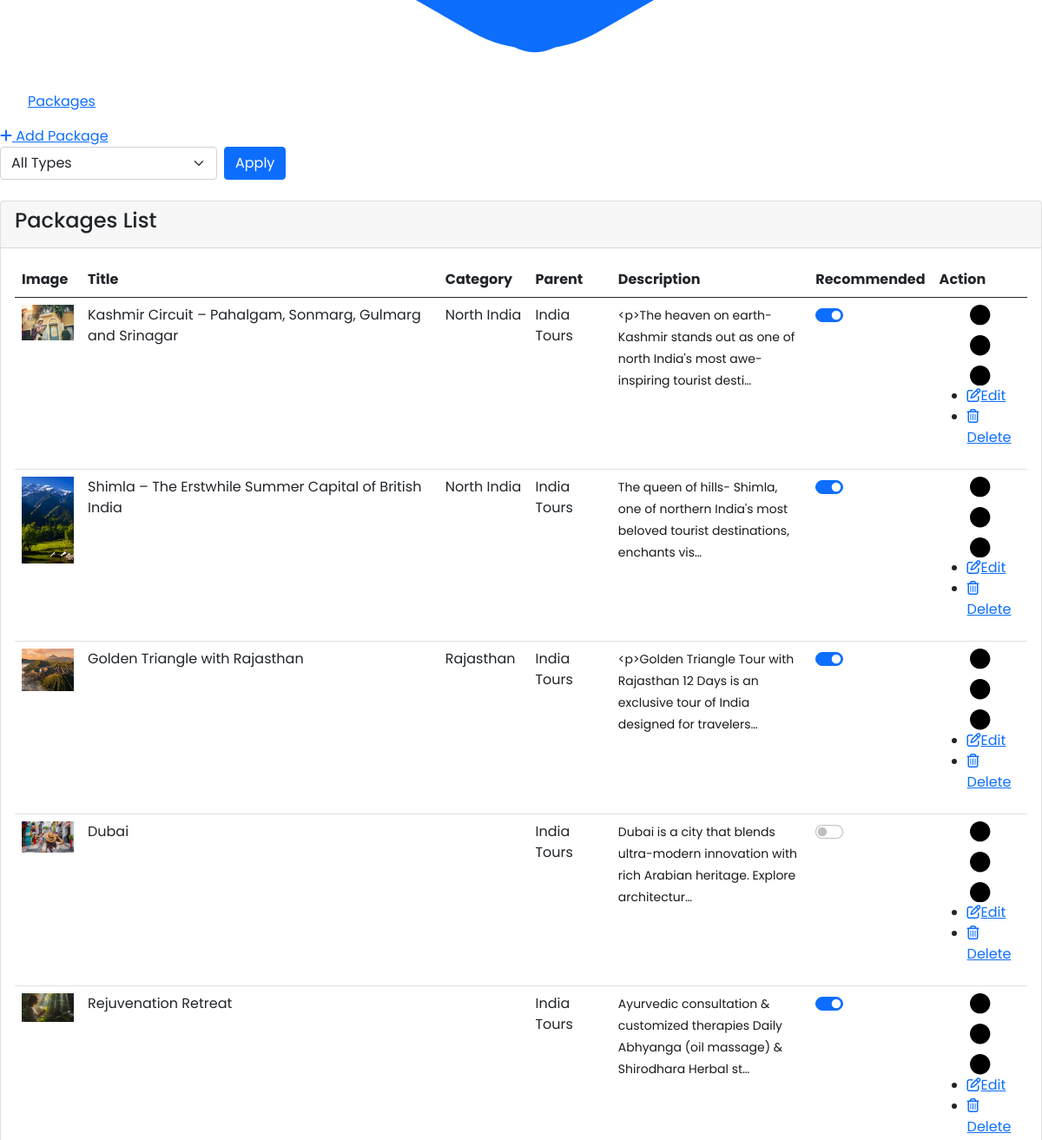
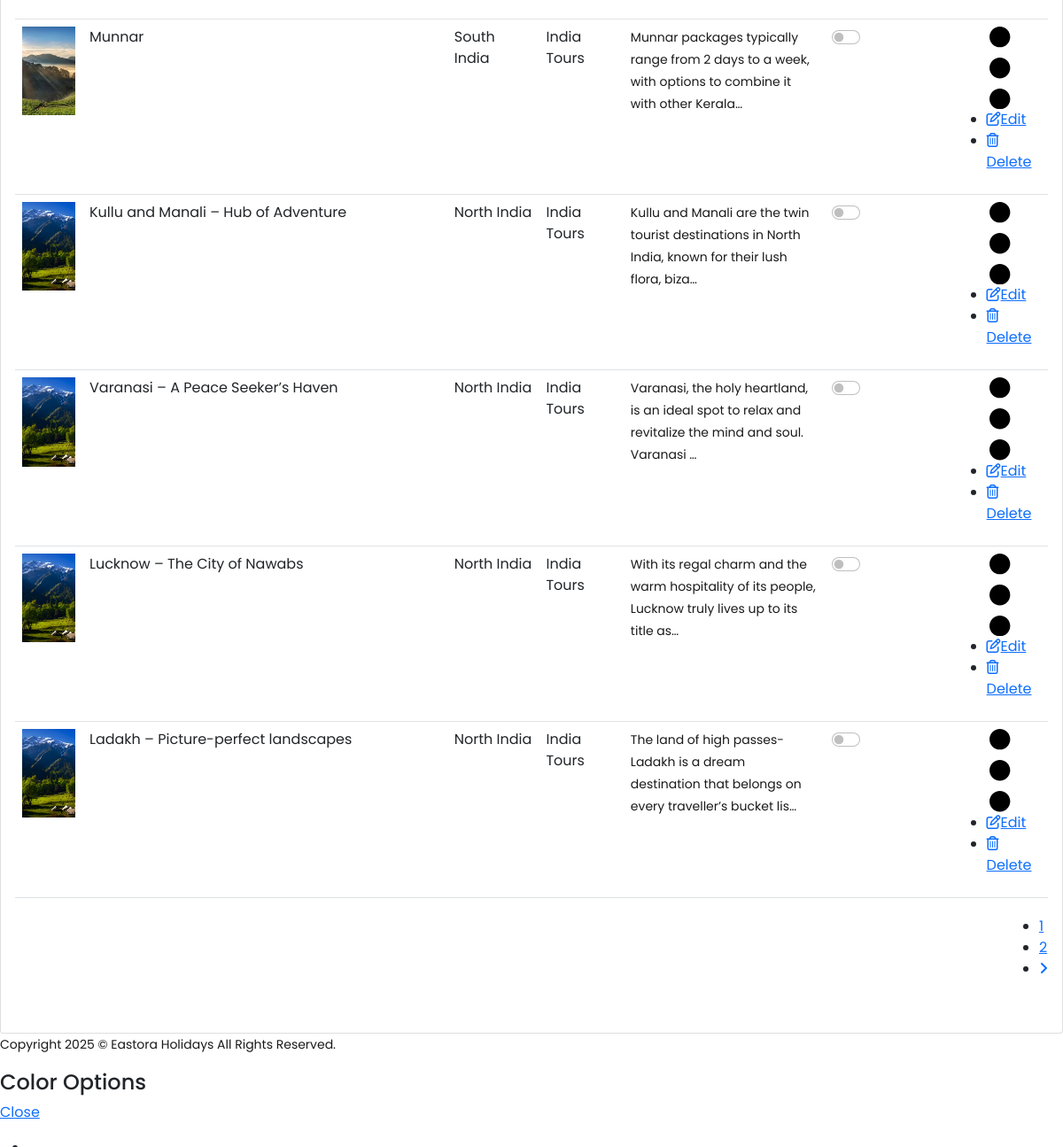
Page /adminpanel/tourpackages/ (signed in, lower part) on the earlier database version (2 pictures, top to bottom).
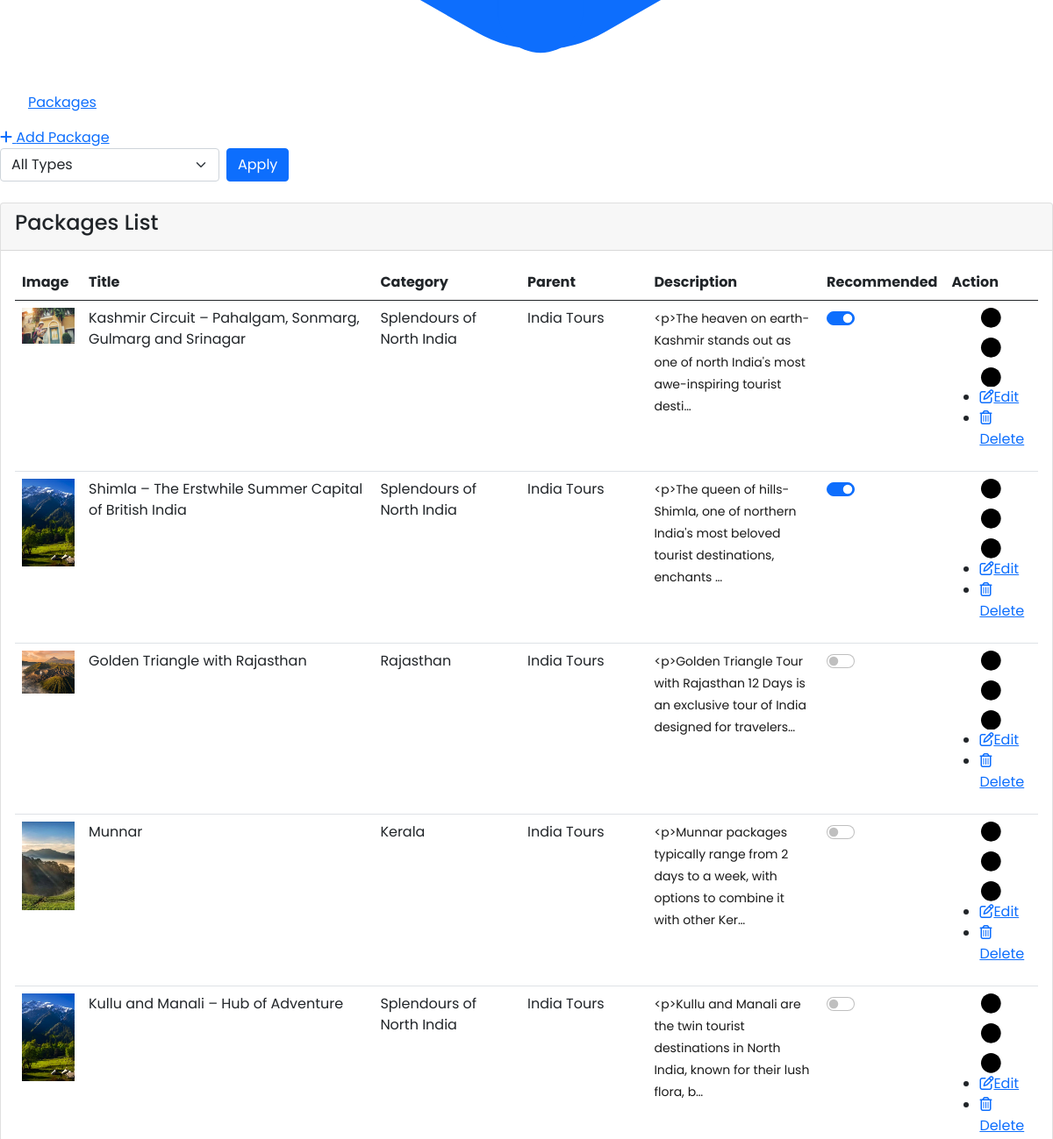
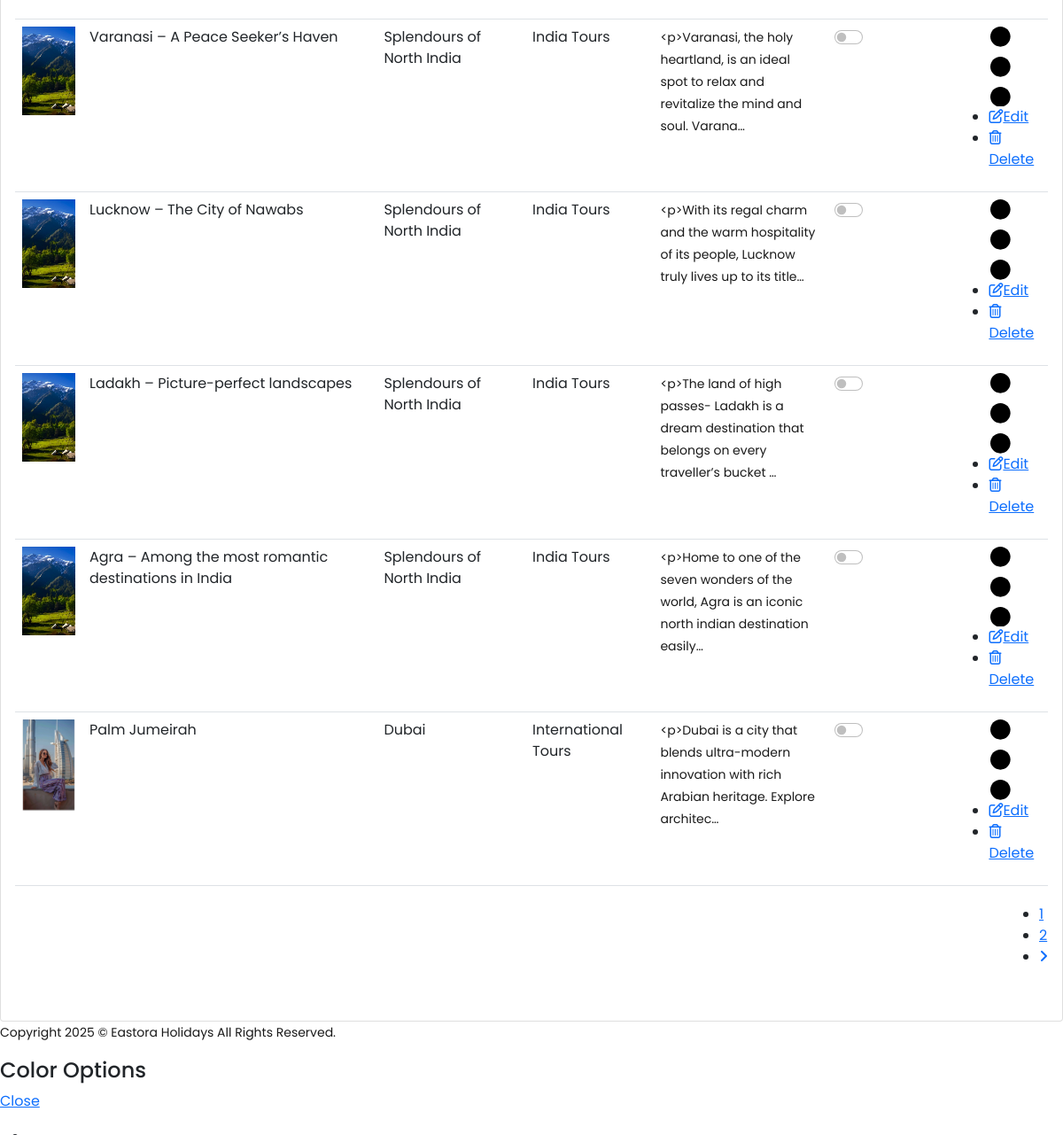
Same page on the later database version (2 pictures, top to bottom).
### booking/models.py (models this page shows, shortened)
class TourPackage(models.Model):
    PARENT_CHOICES = [
        ('india', 'India Tours'),
        ('international', 'International Tours'),
        ('ayurveda', 'Ayurveda & Wellness'),
        ('specials', 'Eastora Specials'),
    ]
    title = models.CharField(max_length=200)
    slug = models.SlugField(unique=True, blank=True, null=True)
    short_description = models.CharField(max_length=255, blank=True)
    description = models.TextField(blank=True, null=True)
    location = models.CharField(max_length=200, blank=True, null=True)
    price = models.DecimalField(max_digits=10, decimal_places=2, blank=True, null=True)
    days = models.IntegerField(blank=True, null=True)
    nights = models.IntegerField(blank=True, null=True)
    image_desktop = models.ImageField(upload_to='packages/desktop/', null=True, blank=True)
    image_mobile = models.ImageField(upload_to='packages/mobile/', null=True, blank=True)
    card_image = models.ImageField(upload_to='packages/cards/', null=True, blank=True)
    category = models.ForeignKey(Category, on_delete=models.CASCADE, null=True, blank=True, related_name='packages')
    is_featured = models.BooleanField(default=False)
    parent_choice = models.CharField(
        max_length=20,
        choices=PARENT_CHOICES,
        default='india',
        help_text="Top-level classification for the tour package"
    )

class Category(models.Model):
    PARENT_CHOICES = [
        ('india', 'India Tours'),
        ('international', 'International Tours'),
        ('ayurveda', 'Ayurveda & Wellness'),
        ('specials', 'Eastora Specials'),
    ]
    name = models.CharField(max_length=100)
    slug = models.SlugField(unique=True, blank=True)
    parent = models.ForeignKey(
        'self',
        null=True,
        blank=True,
        related_name='subcategories',
        on_delete=models.CASCADE
    )
    parent_choice = models.CharField(
        max_length=20,
        choices=PARENT_CHOICES,
        default='india',
        help_text="Top-level grouping for this category."
    )
    banner_image_desktop = models.ImageField(upload_to='category_banners/desktop/', null=True, blank=True)
    banner_image_mobile = models.ImageField(upload_to='category_banners/mobile/', null=True, blank=True)
    card_image = models.ImageField(upload_to='category_banners/cards/',null=True,blank=True,
        help_text="Image to be shown in category cards or grid views."
    )
    short_description = models.CharField(max_length=255, blank=True)
    long_description = models.TextField(blank=True)
    tittle_first = models.CharField(max_length=100, null=True, blank=True)
    tittle_second = models.CharField(max_length=100, null=True, blank=True)
    content_first = models.TextField(blank=True)
    content_second = models.TextField(blank=True)
    is_featured = models.BooleanField(default=False)

### adminpanel/views.py (the view)
# urls.py: path('tourpackages/', views.tourpackage_list, name='admin_tourpackage_list'),
@login_required(login_url='admin_login')
def tourpackage_list(request):
    items = TourPackage.objects.all()
    search_query = request.GET.get('search', '').strip()
    type_filter = request.GET.get('type', '')
    featured_filter = request.GET.get('featured', '')
    if search_query:
        items = items.filter(
            Q(title__icontains=search_query) |
            Q(description__icontains=search_query)
        )
    if type_filter:
        items = items.filter(parent_choice=type_filter)
    if featured_filter == 'true':
        items = items.filter(is_featured=True)
    elif featured_filter == 'false':
        items = items.filter(is_featured=False)
    paginator = Paginator(items, 10)  # 10 per page
    page_number = request.GET.get('page')
    page_obj = paginator.get_page(page_number)
    context = {
        'packages': page_obj,
        'search_query': search_query,
        'type_filter': type_filter,
        'featured_filter': featured_filter,
        'parent_choices': TourPackage.PARENT_CHOICES,  # if you have defined it in your model
    }
    return render(request, 'adminpanel/tourpackage_list.html', context)

### templates/adminpanel/tourpackage_list.html (shortened to what this page needs)
{% extends 'adminpanel/base.html' %}
{% load static %}
{% block content %}
<div class="row">
    <div class="colxl-12 col-lg-12 col-md-12 col-sm-12 col-12">
        <div class="page-title-wrapper">
            <div class="breadcrumb-list">
                <ul>
                    <li class="breadcrumb-link">
                        <a href="#"> <span class="icon-menu feather-icon">
                            </span></i>Packages</a>
                    </li>
                </ul>
            </div>
        </div>
        <div class="add-ctgry-btn">
            <a href="{% url 'admin_tourpackage_create' %}"><i class="fas fa-plus"></i> Add Package</a>
        </div>
    </div>
</div>
<div class="row">
    <div class="col-xl-12 col-lg-12 col-md-12 col-sm-12 col-12">
        <div class="row mb-4">
            <div class="col-md-6 d-flex align-items-center gap-2">
                <form method="get" class="d-flex gap-2 w-100">
                    <select name="type" class="form-select" style="max-width: 250px;">
                        <option value="">All Types</option>
                    </select>
                    <button type="submit" class="btn btn-primary">Apply</button>
                </form>
            </div>
        </div>
        <div class="card chart-card">
            <div class="card-header">
                <h4>Packages List</h4>
            </div>
            <div class="card-body pb-4">
                <div class="chart-holder">
                    <div class="table-responsive">
                        <table class="table table-styled mb-0">
                            <thead>
                                <tr>
                                    <th>Image</th>
                                    <th>Title</th>
                                    <th>Category</th>
                                    <th>Parent</th>
                                    <th>Description</th>
                                    <th>Recommended</th>
                                    <th>Action</th>
                                </tr>
                            </thead>
                            <tbody>
                                {% for pkg in packages %}
                                <tr>
                                    <td>
                                        <span class="img-thumb ">
                                            {% if pkg.card_image %}
                                            <img src="{{ pkg.card_image.url }}" alt="{{ pkg.title }}" width="60">
                                            {% else %}
                                            <img src="{% static 'admin/assets/images/hero-bg-1.webp' %}" alt="">
                                            {% endif %}
                                        </span>
                                    </td>
                                    <td>{{ pkg.title }} </td>
                                    <td>{{ pkg.category.name }}</td>
                                    <td>{{ pkg.get_parent_choice_display }}</td>
                                    <td>
                                        <p style="max-width: 250px;">{{ pkg.description|truncatechars:100 }}</p>
                                    </td>
                                    <td>
                                        <div class="form-check form-switch active-bnr">
                                            <input class="form-check-input toggle-featured" type="checkbox"
                                                data-id="{{ pkg.id }}" {% if pkg.is_featured %}checked{% endif %}>
                                        </div>
                                    </td>
                                    <td class="relative">
                                        <a class="action-btn " href="javascript:void(0); ">
                                        </a>
                                        <div class="action-option ">
                                            <ul>
                                                <li>
                                                    <a href="{% url 'admin_tourpackage_update' pkg.pk %} "><i
                                                            class="far fa-edit mr-2 "></i>Edit</a>
                                                </li>
                                                <li>
                                                    <a href="{% url 'admin_tourpackage_delete' pkg.pk %}"
                                                       onclick="return confirm('Are you sure you want to delete this package?');">
                                                        <i class="far fa-trash-alt mr-2"></i>Delete
                                                    </a>
                                                </li>
                                            </ul>
                                        </div>
                                    </td>
                                </tr>
                                {% endfor %}
                            </tbody>
                        </table>
                    </div>
                    <div class="mfh-pagination" style="float: right; margin: 20px 0">
                        {% if packages.has_other_pages %}
                            <ul>
                                {% for num in packages.paginator.page_range %}
                                    {% if packages.number == num %}
                                        <li class="active"><a href="#">{{ num }}</a></li>
                                    {% elif num > packages.number|add:'-3' and num < packages.number|add:'3' %}
                                        <li>
                                            <a href="?page={{ num }}">
                                                {{ num }}
                                            </a>
                                        </li>
                                    {% endif %}
                                {% endfor %}
                                {% if packages.has_next %}
                                    <li>
                                        <a href="?page={{ packages.next_page_number }}">
                                            <i class="fa fa-angle-right" aria-hidden="true"></i>
                                        </a>
                                    </li>
                                {% endif %}
                            </ul>
                        {% endif %}
                    </div>
                </div>
            </div>
        </div>
    </div>
</div>
{% endblock %}

### templates/adminpanel/base.html (shortened to what this page needs)
{% load static %}
<!DOCTYPE html>
<html lang="en">
<head>
    <link rel="stylesheet" type="text/css" href="{% static 'admin/assets/css/fonts.css' %}">
    <link rel="stylesheet" type="text/css" href="{% static 'admin/assets/css/bootstrap.min.css' %}">
    <link rel="stylesheet" type="text/css" href="{% static 'admin/assets/css/font-awesome.min.css' %}">
    <link rel="stylesheet" type="text/css" href="{% static 'admin/assets/css/icofont.min.css' %}">
    <link rel="stylesheet" type="text/css" href="{% static 'admin/assets/css/style.css' %}">
</head>
<body>
    <div class="page-wrapper">
        <div class="page-wrapper">
            <div class="main-content">
                {% block content %}
                {% endblock %}
                <div class="eastora-footer-btm">
                    <p>Copyright 2025 © Eastora Holidays All Rights Reserved.</p>
                </div>
            </div>
        </div>
    </div>
    <div class="slide-setting-box">
        <div class="slide-setting-holder">
            <div class="setting-box-head">
                <h4>Color Options</h4>
                <a href="javascript:void(0);" class="close-btn">Close</a>
            </div>
            <div class="sd-color-op">
                <div id="style-switcher">
                    <div>
                        <ul class="colors">
                            <li>
                            </li>
                        </ul>
                    </div>
                </div>
            </div>
        </div>
    </div>
</body>
</html>

### tourbooking/static/assets/css/style.css (style rules this page uses)
body { font-family: "Poppins", sans-serif;overflow-x: hidden !important; }
html { overflow-x: hidden !important; }
:root { --primary-font-color:#1A1A1A; --secondary-font-color:#D12027; --btn-color:#D12027; --bg-gradient:linear-gradient(to bottom, #FFFFFF, #EAEAEA); }
p { font-size: 14px;font-weight:400;line-height: 25px !important;color: var(--primary-font-color); }

Differences in the rows shown:
removed TourPackage: card_image (picture), title "Dubai", parent_choice "India Tours", description "Dubai is a city that blends ultra-modern innovation with rich Arabian heritage. Explore architectur…"
removed TourPackage: card_image (picture), title "Rejuvenation Retreat", parent_choice "India Tours", description "Ayurvedic consultation & customized therapies Daily Abhyanga (oil massage) & Shirodhara Herbal st…", is_featured "☑"
changed TourPackage "Kashmir Circuit – Pahalgam, Sonmarg, Gulmarg and Srinagar": category.name "North India" → "Splendours of North India"
changed TourPackage "Shimla – The Erstwhile Summer Capital of British India": category.name "North India" → "Splendours of North India"; description "The queen of hills- Shimla, one of northern India's most beloved tourist destinations, enchants vis…" → "<p>The queen of hills- Shimla, one of northern India's most beloved tourist destinations, enchants …"
changed TourPackage "Golden Triangle with Rajasthan": is_featured "☑" → "☐"
changed TourPackage "Munnar": category.name "South India" → "Kerala"; description "Munnar packages typically range from 2 days to a week, with options to combine it with other Kerala…" → "<p>Munnar packages typically range from 2 days to a week, with options to combine it with other Ker…"
changed TourPackage "Kullu and Manali – Hub of Adventure": category.name "North India" → "Splendours of North India"; description "Kullu and Manali are the twin tourist destinations in North India, known for their lush flora, biza…" → "<p>Kullu and Manali are the twin tourist destinations in North India, known for their lush flora, b…"
changed TourPackage "Varanasi – A Peace Seeker’s Haven": category.name "North India" → "Splendours of North India"; description "Varanasi, the holy heartland, is an ideal spot to relax and revitalize the mind and soul. Varanasi …" → "<p>Varanasi, the holy heartland, is an ideal spot to relax and revitalize the mind and soul. Varana…"
changed TourPackage "Lucknow – The City of Nawabs": category.name "North India" → "Splendours of North India"; description "With its regal charm and the warm hospitality of its people, Lucknow truly lives up to its title as…" → "<p>With its regal charm and the warm hospitality of its people, Lucknow truly lives up to its title…"
changed TourPackage "Ladakh – Picture-perfect landscapes": category.name "North India" → "Splendours of North India"; description "The land of high passes- Ladakh is a dream destination that belongs on every traveller’s bucket lis…" → "<p>The land of high passes- Ladakh is a dream destination that belongs on every traveller’s bucket …"
now on this page (row edited): TourPackage: card_image (picture), title "Agra – Among the most romantic destinations in India", category.name "Splendours of North India", parent_choice "India Tours", description "<p>Home to one of the seven wonders of the world, Agra is an iconic north indian destination easily…"
added TourPackage: card_image (picture), title "Palm Jumeirah", category.name "Dubai", parent_choice "International Tours", description "<p>Dubai is a city that blends ultra-modern innovation with rich Arabian heritage. Explore architec…"
